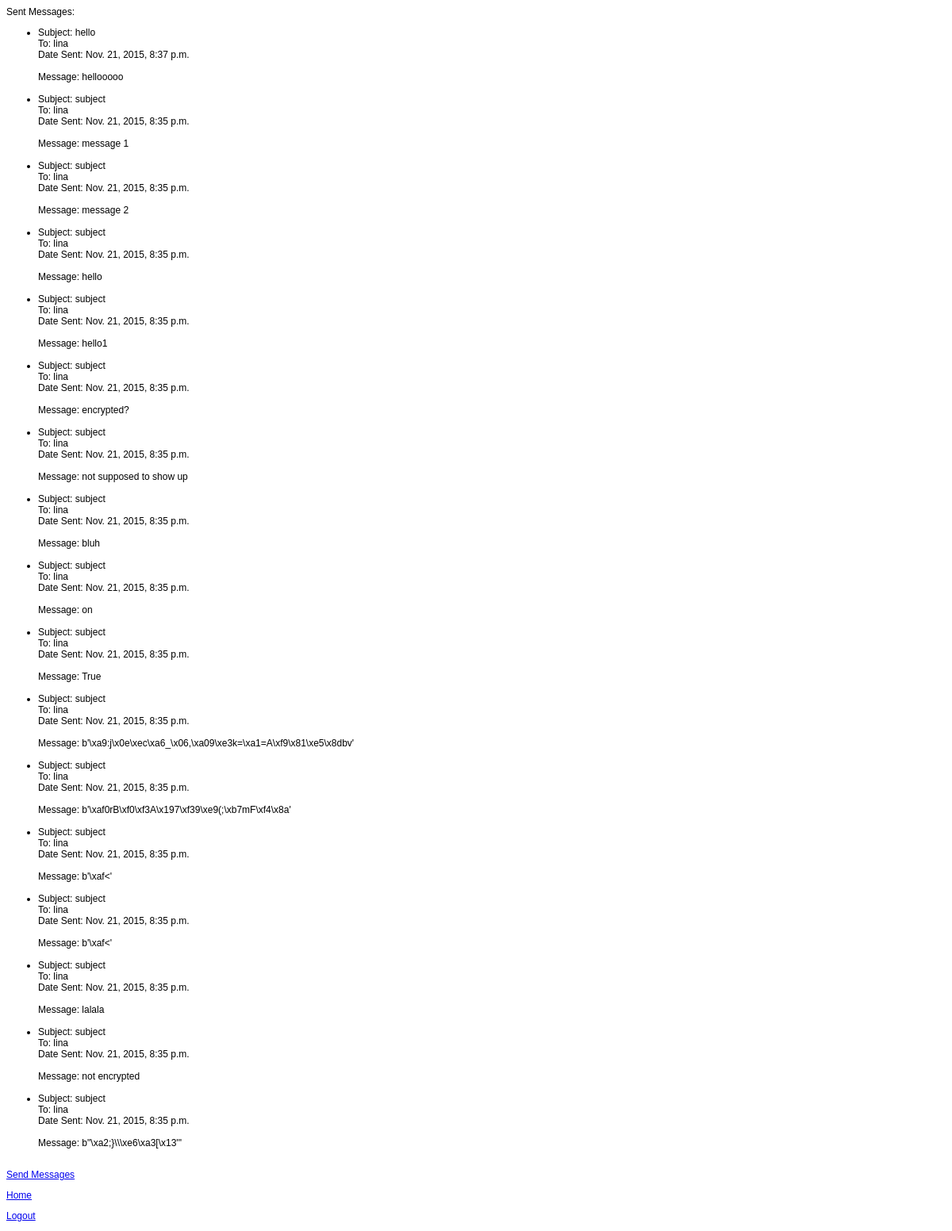
The page /outbox/ (signed in) on the database as committed earlier.
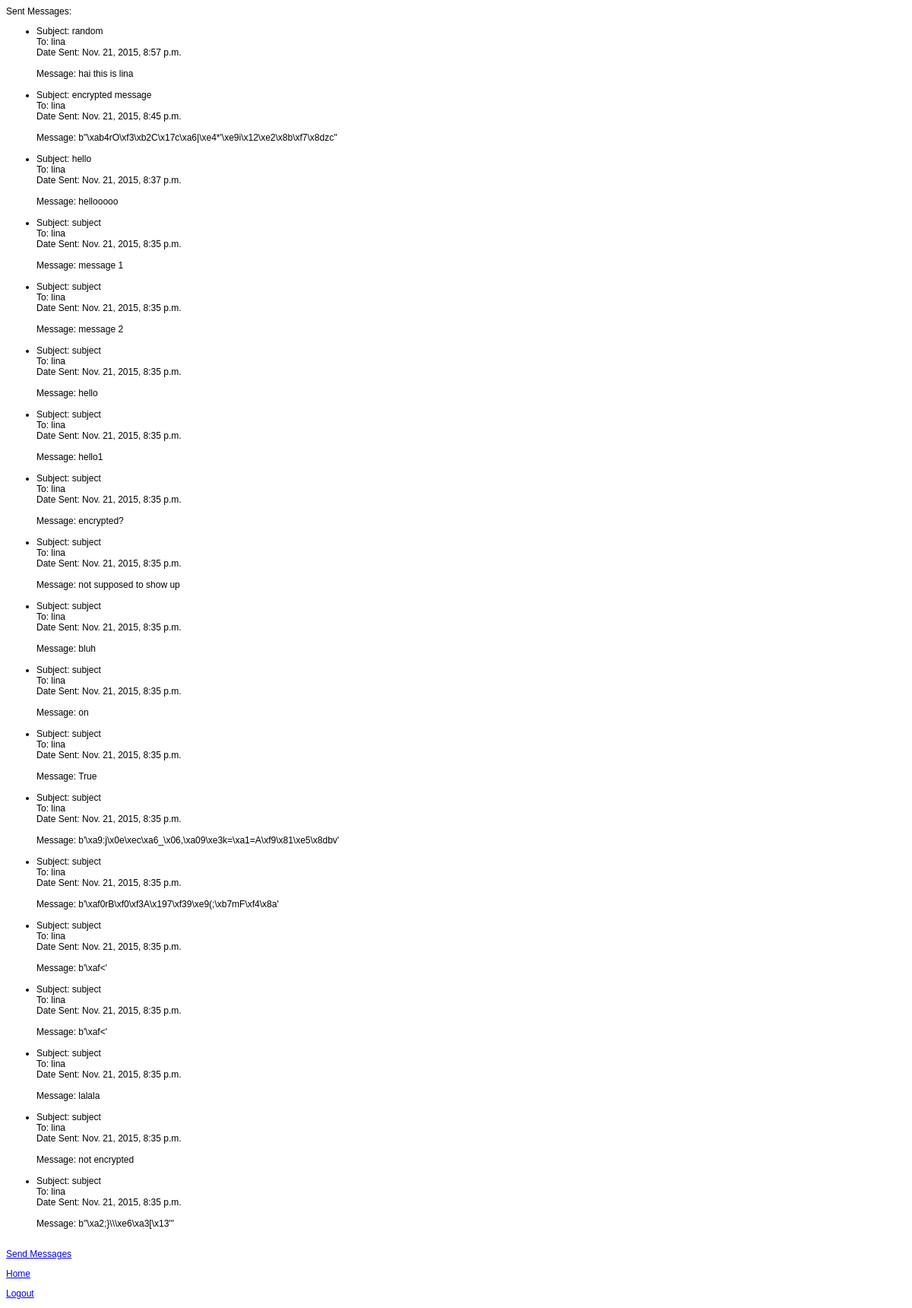
The same page on the database as committed later.
### myapplication/models.py (models this page shows)
class Message(models.Model):
    sender = models.ForeignKey(User, related_name="sender")
    receiver = models.ForeignKey(User, related_name="receiver")
    subject = models.CharField(max_length=50, default="subject")
    msg = models.CharField(max_length=500)
    sentDate = models.DateTimeField(auto_now_add=True)
    display = models.BooleanField(default=True)
    encrypt = models.BooleanField(default=False)

### myapplication/views.py (the view)
# urls.py: url(r'^outbox/$', views.outbox, name='outbox'),
def outbox(request):
    if request.user.is_authenticated():
        messages = Message.objects.filter(sender=request.user).order_by('-sentDate')
        return render_to_response(
            'myapplication/outbox.html',
            {'messages': messages},
            context_instance=RequestContext(request)
        )
    else:
        return render(request, 'myapplication/auth.html')

### myapplication/templates/myapplication/outbox.html (shortened to what this page needs)
<!DOCTYPE html>
<html>
    <head>
    </head>
    <body>
    Sent Messages:
    {% if messages %}
        <ul>
        {% for message in messages %}
        <li>
            Subject: {{ message.subject }}<br>
            To: {{message.receiver.username}}<br>
            Date Sent: {{message.sentDate}}<br><br>
            Message: {{message.msg}}
            <br><br>
        </li>
        {% endfor %}
        </ul>
    {% else %}
        <p>No messages.</p>
    {% endif %}
    <p><a href="{% url 'messages' %}">Send Messages</a></p>
    <p><a href="{% url 'home' %}">Home</a></p>
    <p><a href="{% url 'logout' %}">Logout</a></p>
    </body>
</html>

Rows that differ between the two databases and show on the page:
added Message: subject "random", receiver.username "lina", sentDate "Nov. 21, 2015, 8:57 p.m.", msg "hai this is lina"
added Message: subject "encrypted message", receiver.username "lina", sentDate "Nov. 21, 2015, 8:45 p.m.", msg "b\"\\xab4rO\\xf3\\xb2C\\x17c\\xa6|\\xe4*'\\xe9i\\x12\\xe2\\x8b\\xf7\\x8dzc\""
